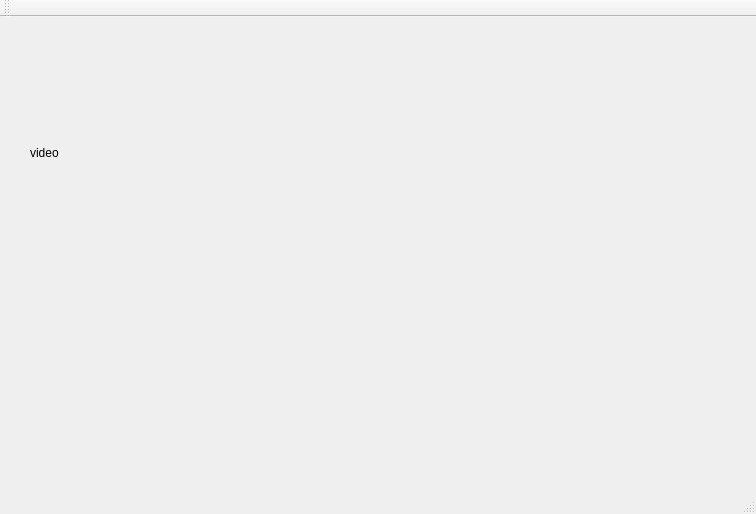
<?xml version="1.0" encoding="UTF-8"?>
<ui version="4.0">
 <class>MainWindow</class>
 <widget class="QMainWindow" name="MainWindow">
  <property name="geometry">
   <rect>
    <x>0</x>
    <y>0</y>
    <width>756</width>
    <height>514</height>
   </rect>
  </property>
  <property name="windowTitle">
   <string>MainWindow</string>
  </property>
  <widget class="QWidget" name="centralWidget">
   <widget class="QLabel" name="label">
    <property name="geometry">
     <rect>
      <x>30</x>
      <y>40</y>
      <width>201</width>
      <height>191</height>
     </rect>
    </property>
    <property name="text">
     <string>video</string>
    </property>
   </widget>
  </widget>
  <widget class="QMenuBar" name="menuBar">
   <property name="geometry">
    <rect>
     <x>0</x>
     <y>0</y>
     <width>756</width>
     <height>20</height>
    </rect>
   </property>
  </widget>
  <widget class="QToolBar" name="mainToolBar">
   <attribute name="toolBarArea">
    <enum>TopToolBarArea</enum>
   </attribute>
   <attribute name="toolBarBreak">
    <bool>false</bool>
   </attribute>
  </widget>
  <widget class="QStatusBar" name="statusBar"/>
 </widget>
 <layoutdefault spacing="6" margin="11"/>
 <resources/>
 <connections/>
</ui>
